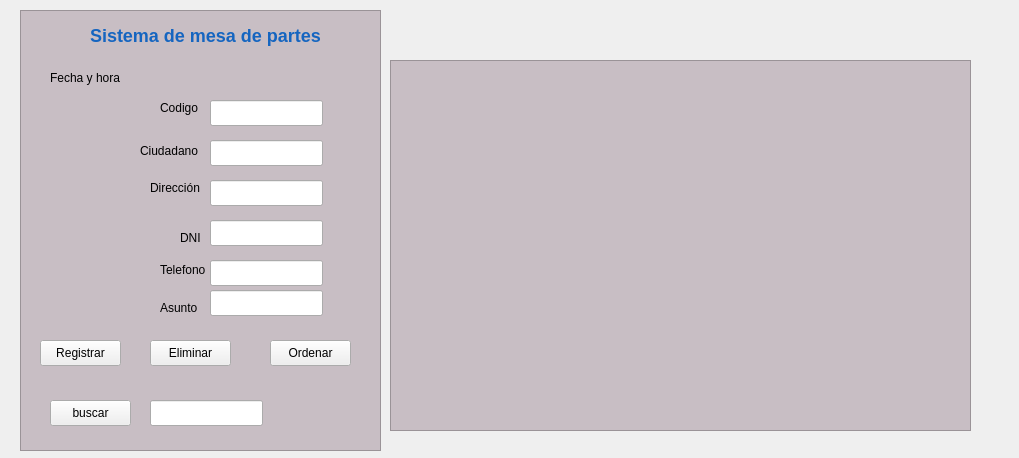
<?xml version="1.0" encoding="UTF-8"?>
<ui version="4.0">
 <class>MesadePartes</class>
 <widget class="QWidget" name="MesadePartes">
  <property name="geometry">
   <rect>
    <x>0</x>
    <y>0</y>
    <width>1019</width>
    <height>458</height>
   </rect>
  </property>
  <property name="windowTitle">
   <string>Form</string>
  </property>
  <widget class="QPushButton" name="btnRegistrar">
   <property name="geometry">
    <rect>
     <x>40</x>
     <y>340</y>
     <width>81</width>
     <height>26</height>
    </rect>
   </property>
   <property name="text">
    <string>Registrar</string>
   </property>
  </widget>
  <widget class="QPushButton" name="btnBuscar">
   <property name="geometry">
    <rect>
     <x>50</x>
     <y>400</y>
     <width>81</width>
     <height>26</height>
    </rect>
   </property>
   <property name="text">
    <string>buscar</string>
   </property>
  </widget>
  <widget class="QPushButton" name="btnOrdenar">
   <property name="geometry">
    <rect>
     <x>270</x>
     <y>340</y>
     <width>81</width>
     <height>26</height>
    </rect>
   </property>
   <property name="text">
    <string>Ordenar</string>
   </property>
  </widget>
  <widget class="QPushButton" name="btnEliminar">
   <property name="geometry">
    <rect>
     <x>150</x>
     <y>340</y>
     <width>81</width>
     <height>26</height>
    </rect>
   </property>
   <property name="text">
    <string>Eliminar</string>
   </property>
  </widget>
  <widget class="QLineEdit" name="txtCiudadano">
   <property name="geometry">
    <rect>
     <x>210</x>
     <y>140</y>
     <width>113</width>
     <height>26</height>
    </rect>
   </property>
   <property name="maxLength">
    <number>100</number>
   </property>
  </widget>
  <widget class="QLineEdit" name="txtDireccin">
   <property name="geometry">
    <rect>
     <x>210</x>
     <y>180</y>
     <width>113</width>
     <height>26</height>
    </rect>
   </property>
   <property name="maxLength">
    <number>100</number>
   </property>
  </widget>
  <widget class="QLineEdit" name="txtCodigo">
   <property name="geometry">
    <rect>
     <x>210</x>
     <y>100</y>
     <width>113</width>
     <height>26</height>
    </rect>
   </property>
  </widget>
  <widget class="QLineEdit" name="txtTelefono">
   <property name="geometry">
    <rect>
     <x>210</x>
     <y>260</y>
     <width>113</width>
     <height>26</height>
    </rect>
   </property>
   <property name="maxLength">
    <number>9</number>
   </property>
  </widget>
  <widget class="QLineEdit" name="txtDNI">
   <property name="geometry">
    <rect>
     <x>210</x>
     <y>220</y>
     <width>113</width>
     <height>26</height>
    </rect>
   </property>
   <property name="maxLength">
    <number>8</number>
   </property>
  </widget>
  <widget class="QLineEdit" name="txtAsunto">
   <property name="geometry">
    <rect>
     <x>210</x>
     <y>290</y>
     <width>113</width>
     <height>26</height>
    </rect>
   </property>
   <property name="maxLength">
    <number>200</number>
   </property>
  </widget>
  <widget class="QLineEdit" name="txtBuscar">
   <property name="geometry">
    <rect>
     <x>150</x>
     <y>400</y>
     <width>113</width>
     <height>26</height>
    </rect>
   </property>
  </widget>
  <widget class="QTableWidget" name="tablaExpedientes">
   <property name="geometry">
    <rect>
     <x>390</x>
     <y>60</y>
     <width>581</width>
     <height>371</height>
    </rect>
   </property>
   <property name="styleSheet">
    <string notr="true">background-color: rgb(200, 190, 196);
</string>
   </property>
  </widget>
  <widget class="QLabel" name="label">
   <property name="geometry">
    <rect>
     <x>160</x>
     <y>260</y>
     <width>49</width>
     <height>20</height>
    </rect>
   </property>
   <property name="text">
    <string>Telefono</string>
   </property>
  </widget>
  <widget class="QLabel" name="label_2">
   <property name="geometry">
    <rect>
     <x>150</x>
     <y>180</y>
     <width>61</width>
     <height>16</height>
    </rect>
   </property>
   <property name="text">
    <string>Dirección</string>
   </property>
  </widget>
  <widget class="QLabel" name="label_3">
   <property name="geometry">
    <rect>
     <x>160</x>
     <y>100</y>
     <width>49</width>
     <height>16</height>
    </rect>
   </property>
   <property name="text">
    <string>Codigo</string>
   </property>
  </widget>
  <widget class="QLabel" name="label_4">
   <property name="geometry">
    <rect>
     <x>140</x>
     <y>140</y>
     <width>71</width>
     <height>21</height>
    </rect>
   </property>
   <property name="text">
    <string>Ciudadano</string>
   </property>
  </widget>
  <widget class="QLabel" name="label_5">
   <property name="geometry">
    <rect>
     <x>180</x>
     <y>230</y>
     <width>31</width>
     <height>16</height>
    </rect>
   </property>
   <property name="text">
    <string>DNI</string>
   </property>
  </widget>
  <widget class="QLabel" name="label_6">
   <property name="geometry">
    <rect>
     <x>160</x>
     <y>300</y>
     <width>49</width>
     <height>16</height>
    </rect>
   </property>
   <property name="text">
    <string>Asunto</string>
   </property>
  </widget>
  <widget class="QTableView" name="RegistraExpedientes">
   <property name="geometry">
    <rect>
     <x>20</x>
     <y>10</y>
     <width>361</width>
     <height>441</height>
    </rect>
   </property>
   <property name="tabletTracking">
    <bool>false</bool>
   </property>
   <property name="styleSheet">
    <string notr="true">background-color: rgb(200, 190, 196);
</string>
   </property>
  </widget>
  <widget class="QLabel" name="lblFechaHora">
   <property name="geometry">
    <rect>
     <x>50</x>
     <y>70</y>
     <width>71</width>
     <height>16</height>
    </rect>
   </property>
   <property name="text">
    <string>Fecha y hora </string>
   </property>
  </widget>
  <widget class="QLabel" name="label_7">
   <property name="geometry">
    <rect>
     <x>90</x>
     <y>20</y>
     <width>271</width>
     <height>31</height>
    </rect>
   </property>
   <property name="styleSheet">
    <string notr="true">font-size: 18px;
font-weight: bold;
color: #1565c0;
background-color: transparent;
</string>
   </property>
   <property name="text">
    <string>Sistema de mesa de partes </string>
   </property>
  </widget>
  <zorder>RegistraExpedientes</zorder>
  <zorder>btnRegistrar</zorder>
  <zorder>btnBuscar</zorder>
  <zorder>btnOrdenar</zorder>
  <zorder>btnEliminar</zorder>
  <zorder>txtCiudadano</zorder>
  <zorder>txtDireccin</zorder>
  <zorder>txtCodigo</zorder>
  <zorder>txtTelefono</zorder>
  <zorder>txtDNI</zorder>
  <zorder>txtAsunto</zorder>
  <zorder>txtBuscar</zorder>
  <zorder>tablaExpedientes</zorder>
  <zorder>label</zorder>
  <zorder>label_2</zorder>
  <zorder>label_3</zorder>
  <zorder>label_4</zorder>
  <zorder>label_5</zorder>
  <zorder>label_6</zorder>
  <zorder>lblFechaHora</zorder>
  <zorder>label_7</zorder>
 </widget>
 <resources/>
 <connections/>
</ui>
